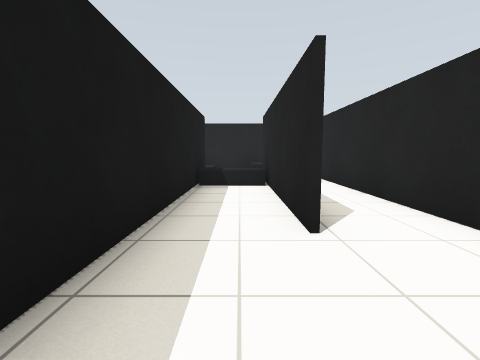
view 1 (above)

24 first-person views from a walk through a robot-simulator world made for Gazebo. The camera is 0.86 m above the floor, tilts 6° down and sees 85° across. The floor is counted in squares, 1 m on a side. Each view is taken from the middle of a square. On the plan, view 1 faces up. The plan holds only what a view shows up to about 10 squares ahead; the rest is blank.

view 2
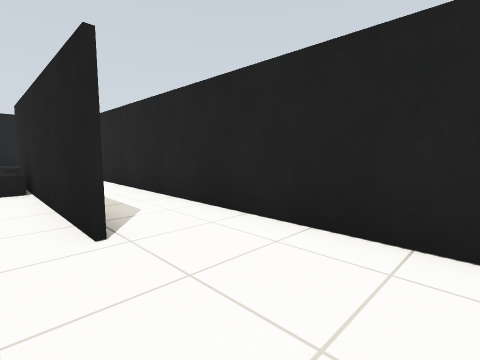

view 3
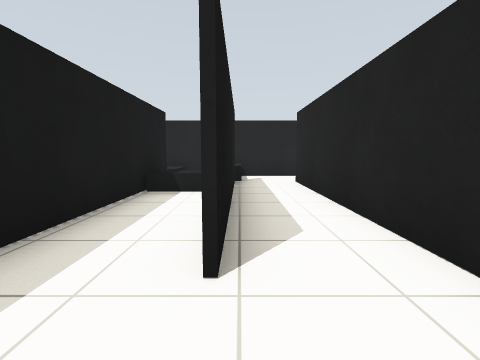

view 4
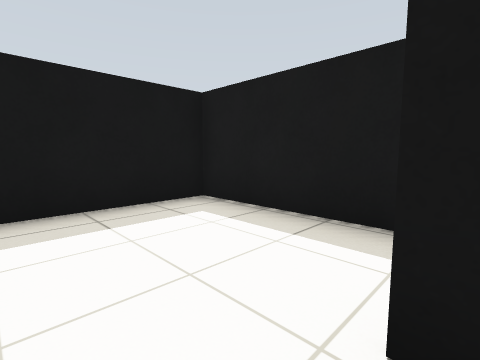

view 5
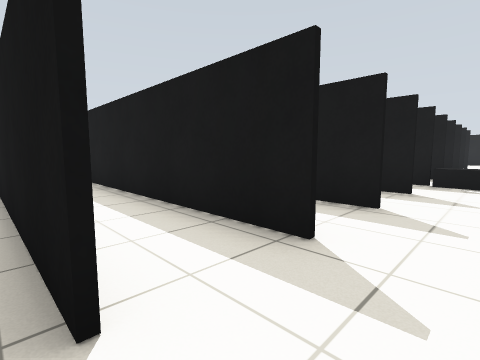

view 6
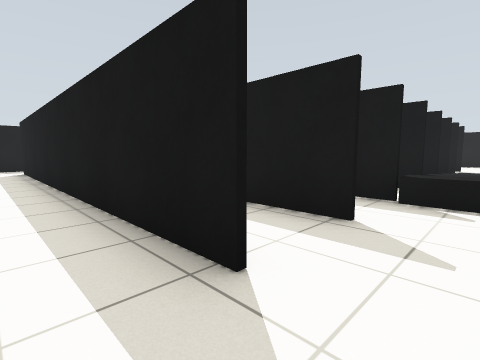

view 7
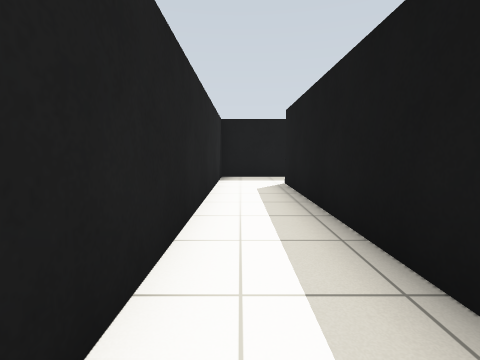

view 8
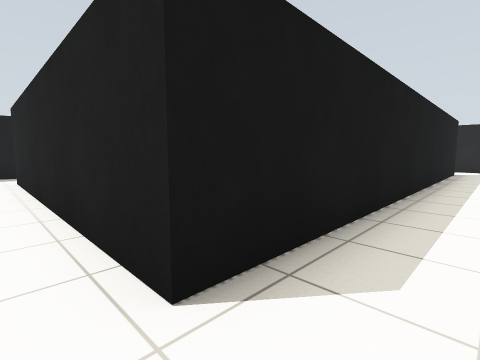

view 9
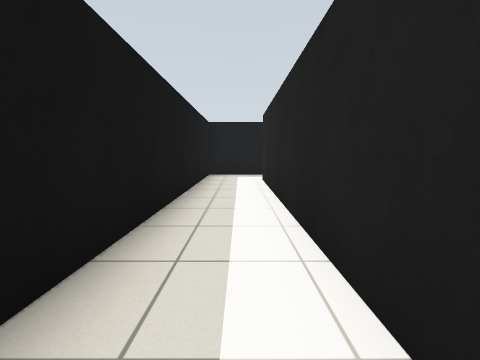

view 10
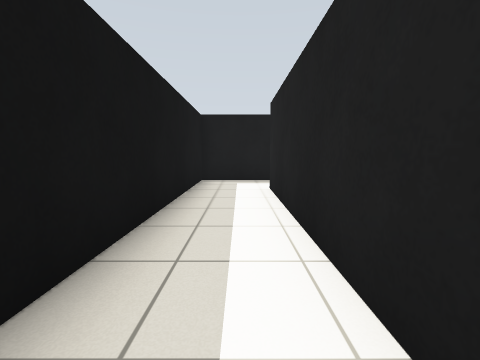

view 11
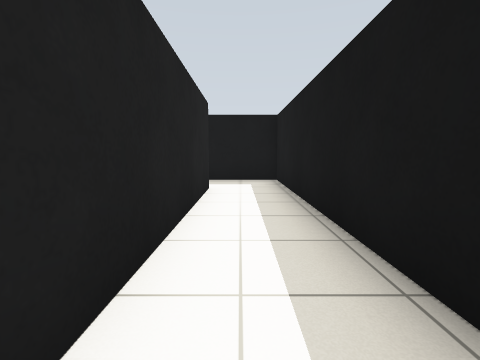

view 12
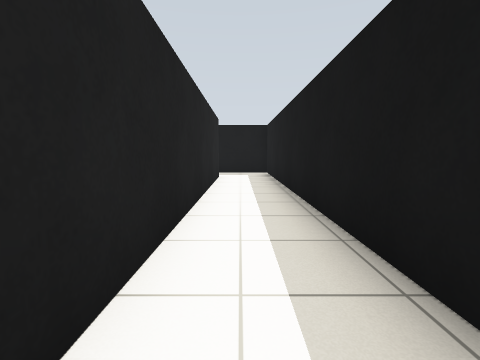

view 13
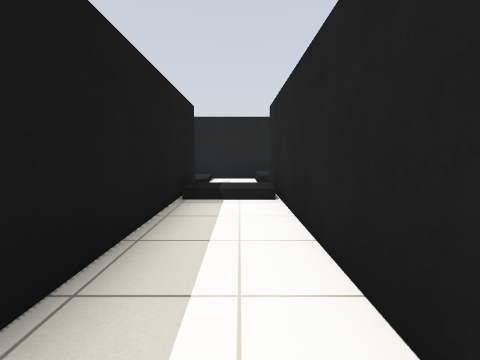

view 14
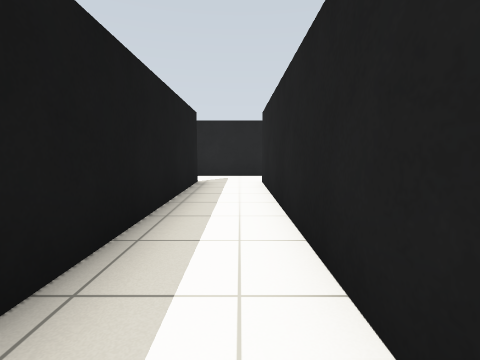

view 15
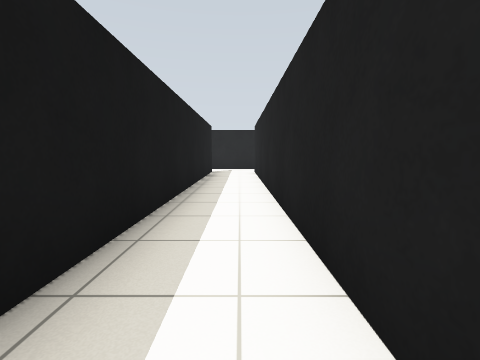

view 16
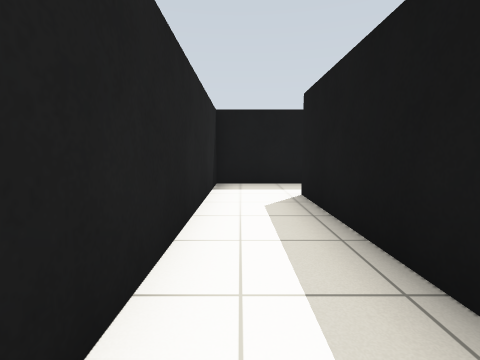

view 17
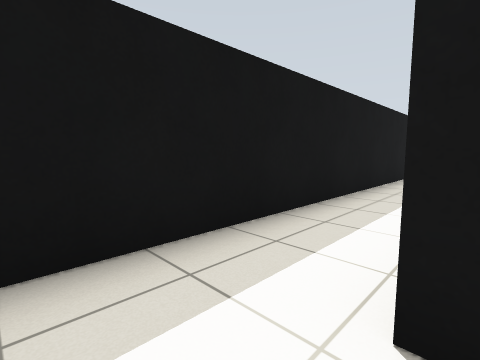

view 18
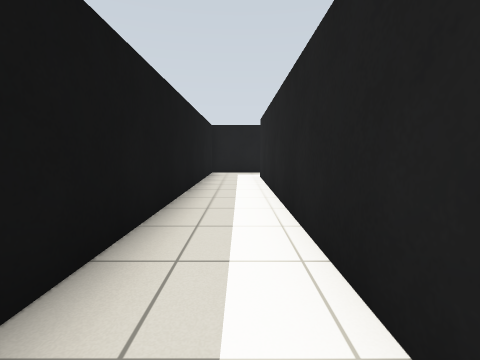

view 19
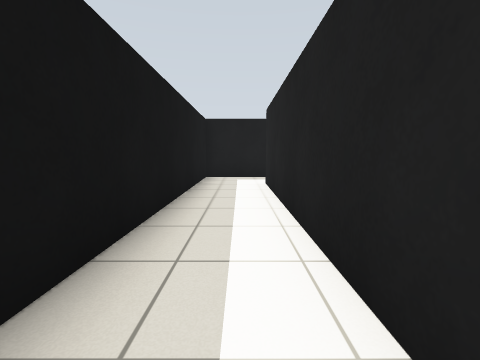

view 20
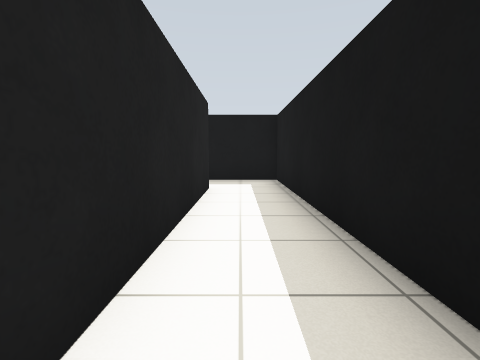

view 21
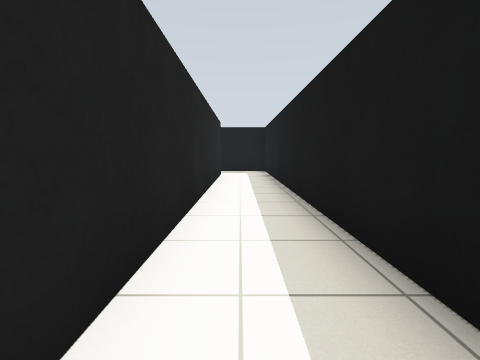

view 22
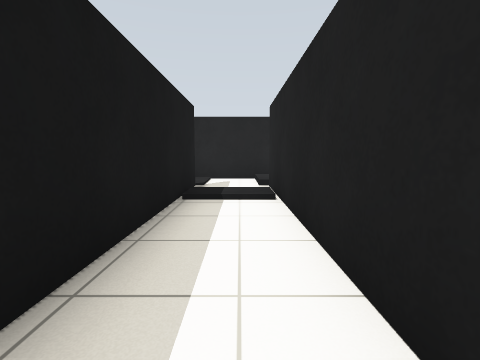

view 23
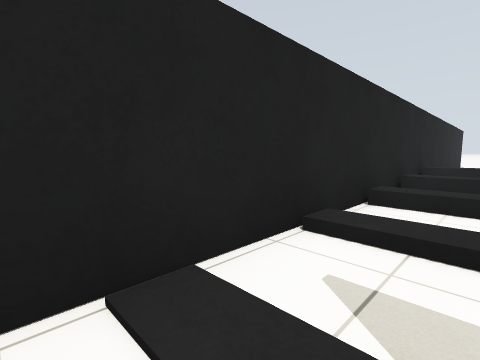

view 24
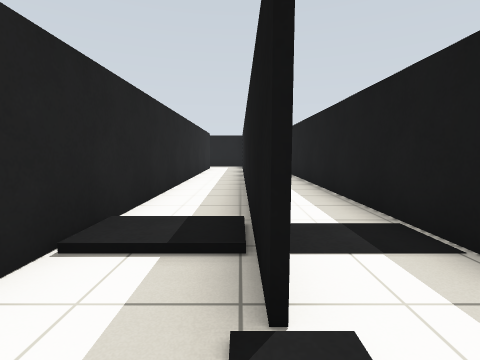

### Floor plan
Ten units are one square. View 1 is at (0, 0); x grows to the right and y downward. Boxes are objects, and circles mark ways between rooms. Rooms are numbered by the first view taken in them; rooms with no view inside come last. Other rooms are left out.
<svg viewBox="-97 -111 202 188">
<path fill="none" stroke="#000" d="M8 -26 8 -88 8 -26M27 0 27 -88M-12 -88 -12 12 19 12M26 -106 -10 -106M8 -67 -11 -67M10 -99 10 -88M87 -88 87 -34M47 -88 47 33 -33 33M-35 52 66 52 66 -34M-33 33 -33 -71M-52 -71 -52 52 -35 52M-32 -67 -55 -67M34 53 -53 53M67 -88 67 54M89 -106 64 -106M-72 54 -72 72 86 72 86 -88M-33 -71 -33 -88M-52 -88 -52 -71M-72 -88 -72 54M-10 -106 -80 -106M-53 53 -53 -88M-35 -90 -35 -106M-92 -78 -92 0"/>
<circle cx="90" cy="-95" r="3" fill="#2a7"/>
<circle cx="-30" cy="40" r="3" fill="#2a7"/>
<circle cx="70" cy="-95" r="3" fill="#2a7"/>
<circle cx="-60" cy="60" r="3" fill="#2a7"/>
<circle cx="-70" cy="-95" r="3" fill="#2a7"/>
<text x="20" y="-40">1</text>
<text x="100" y="-20">2</text>
<text x="60" y="-10">3</text>
<text x="-40" y="-10">4</text>
<text x="80" y="10">5</text>
<text x="-60" y="-50">6</text>
<text x="-80" y="-20">7</text>
</svg>
Room 2 opens to room 5. Room 3 opens to room 4. Room 3 opens to room 5. Room 5 opens to room 6. Room 6 opens to room 7.

Where each view was taken, in squares from view 1:
view 1: 0 up, 0 right, facing up
view 2: 0 up, 0 right, facing up-right
view 3: 1 up, 1 right, facing up
view 4: 3 up, 2 right, facing down-left
view 5: 10 up, 9 right, facing down-left
view 6: 10 up, 6 right, facing down-left
view 7: 4 up, 6 right, facing down
view 8: 4 down, 6 right, facing up-left
view 9: 4 down, 5 right, facing left
view 10: 4 down, 3 right, facing left
view 11: 3 up, 4 left, facing down
view 12: 6 up, 4 left, facing down
view 13: 2 up, 4 left, facing up
view 14: 1 up, 8 right, facing up
view 15: 3 down, 8 right, facing up
view 16: 0 up, 8 right, facing down
view 17: 5 down, 8 right, facing down-left
view 18: 6 down, 4 right, facing left
view 19: 6 down, 2 right, facing left
view 20: 1 up, 6 left, facing down
view 21: 5 up, 6 left, facing down
view 22: 2 up, 6 left, facing up
view 23: 9 up, 8 left, facing up-right
view 24: 10 up, 7 left, facing down
